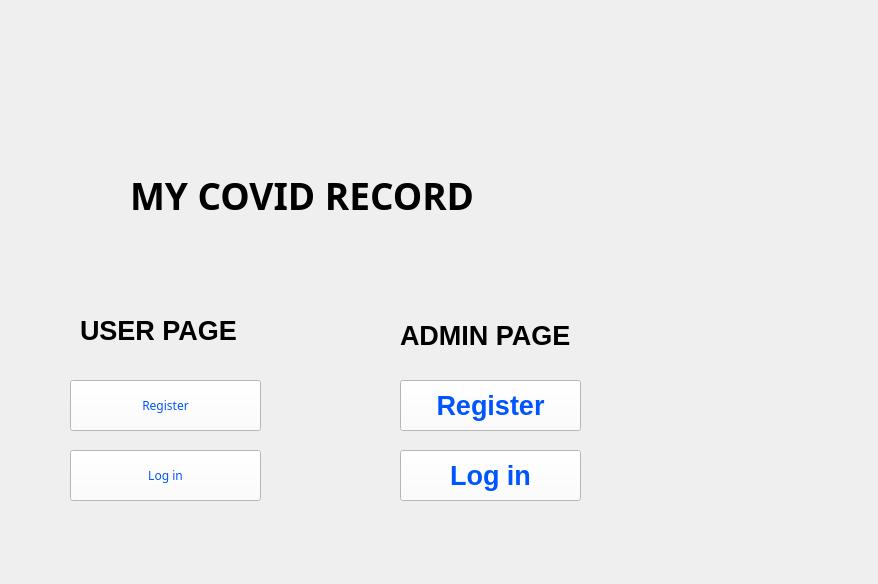
<?xml version="1.0" encoding="UTF-8"?>
<ui version="4.0">
 <class>MainWindow</class>
 <widget class="QMainWindow" name="MainWindow">
  <property name="geometry">
   <rect>
    <x>0</x>
    <y>0</y>
    <width>878</width>
    <height>584</height>
   </rect>
  </property>
  <property name="font">
   <font>
    <pointsize>20</pointsize>
    <bold>true</bold>
   </font>
  </property>
  <property name="windowTitle">
   <string>Homepage</string>
  </property>
  <widget class="QWidget" name="centralwidget">
   <widget class="QLabel" name="label_image1">
    <property name="geometry">
     <rect>
      <x>200</x>
      <y>20</y>
      <width>171</width>
      <height>61</height>
     </rect>
    </property>
    <property name="text">
     <string/>
    </property>
   </widget>
   <widget class="QLabel" name="label">
    <property name="geometry">
     <rect>
      <x>130</x>
      <y>160</y>
      <width>581</width>
      <height>71</height>
     </rect>
    </property>
    <property name="font">
     <font>
      <family>Arial Black</family>
      <pointsize>28</pointsize>
      <italic>false</italic>
      <bold>true</bold>
     </font>
    </property>
    <property name="styleSheet">
     <string notr="true"/>
    </property>
    <property name="text">
     <string>MY COVID RECORD</string>
    </property>
   </widget>
   <widget class="QWidget" name="logo" native="true">
    <property name="geometry">
     <rect>
      <x>-20</x>
      <y>0</y>
      <width>691</width>
      <height>121</height>
     </rect>
    </property>
    <property name="styleSheet">
     <string notr="true">#logo {

border-image:url(:/images/logo.png)
}</string>
    </property>
   </widget>
   <widget class="QPushButton" name="pushButton_SignUp">
    <property name="geometry">
     <rect>
      <x>70</x>
      <y>380</y>
      <width>191</width>
      <height>51</height>
     </rect>
    </property>
    <property name="font">
     <font>
      <family>Arial Black</family>
      <pointsize>9</pointsize>
      <italic>false</italic>
      <bold>false</bold>
     </font>
    </property>
    <property name="styleSheet">
     <string notr="true">background-color: rgb(255, 255, 255);
font: 87 9pt &quot;Arial Black&quot;;
color: rgb(0, 85, 255);
</string>
    </property>
    <property name="text">
     <string>Register</string>
    </property>
   </widget>
   <widget class="QPushButton" name="pushButton_Login">
    <property name="geometry">
     <rect>
      <x>70</x>
      <y>450</y>
      <width>191</width>
      <height>51</height>
     </rect>
    </property>
    <property name="font">
     <font>
      <family>Arial Black</family>
      <pointsize>9</pointsize>
      <italic>false</italic>
      <bold>false</bold>
     </font>
    </property>
    <property name="styleSheet">
     <string notr="true">background-color: rgb(255, 255, 255);
font: 87 9pt &quot;Arial Black&quot;;
color: rgb(0, 85, 255);</string>
    </property>
    <property name="text">
     <string>Log in</string>
    </property>
   </widget>
   <widget class="QLabel" name="label_2">
    <property name="geometry">
     <rect>
      <x>80</x>
      <y>310</y>
      <width>181</width>
      <height>41</height>
     </rect>
    </property>
    <property name="font">
     <font>
      <pointsize>20</pointsize>
      <bold>true</bold>
     </font>
    </property>
    <property name="text">
     <string>USER PAGE</string>
    </property>
   </widget>
   <widget class="QLabel" name="label_3">
    <property name="geometry">
     <rect>
      <x>400</x>
      <y>310</y>
      <width>181</width>
      <height>51</height>
     </rect>
    </property>
    <property name="text">
     <string>ADMIN PAGE</string>
    </property>
   </widget>
   <widget class="QPushButton" name="pushButtonadminregister">
    <property name="geometry">
     <rect>
      <x>400</x>
      <y>380</y>
      <width>181</width>
      <height>51</height>
     </rect>
    </property>
    <property name="styleSheet">
     <string notr="true">background-color: rgb(255, 255, 255);
font: 87 9pt &quot;Arial Black&quot;;
color: rgb(0, 85, 255);</string>
    </property>
    <property name="text">
     <string>Register</string>
    </property>
   </widget>
   <widget class="QPushButton" name="pushButtonadminlogin">
    <property name="geometry">
     <rect>
      <x>400</x>
      <y>450</y>
      <width>181</width>
      <height>51</height>
     </rect>
    </property>
    <property name="styleSheet">
     <string notr="true">background-color: rgb(255, 255, 255);
font: 87 9pt &quot;Arial Black&quot;;
color: rgb(0, 85, 255);</string>
    </property>
    <property name="text">
     <string>Log in</string>
    </property>
   </widget>
  </widget>
  <action name="actionAdmin_Login">
   <property name="text">
    <string>Admin Login</string>
   </property>
  </action>
 </widget>
 <resources/>
 <connections/>
</ui>
